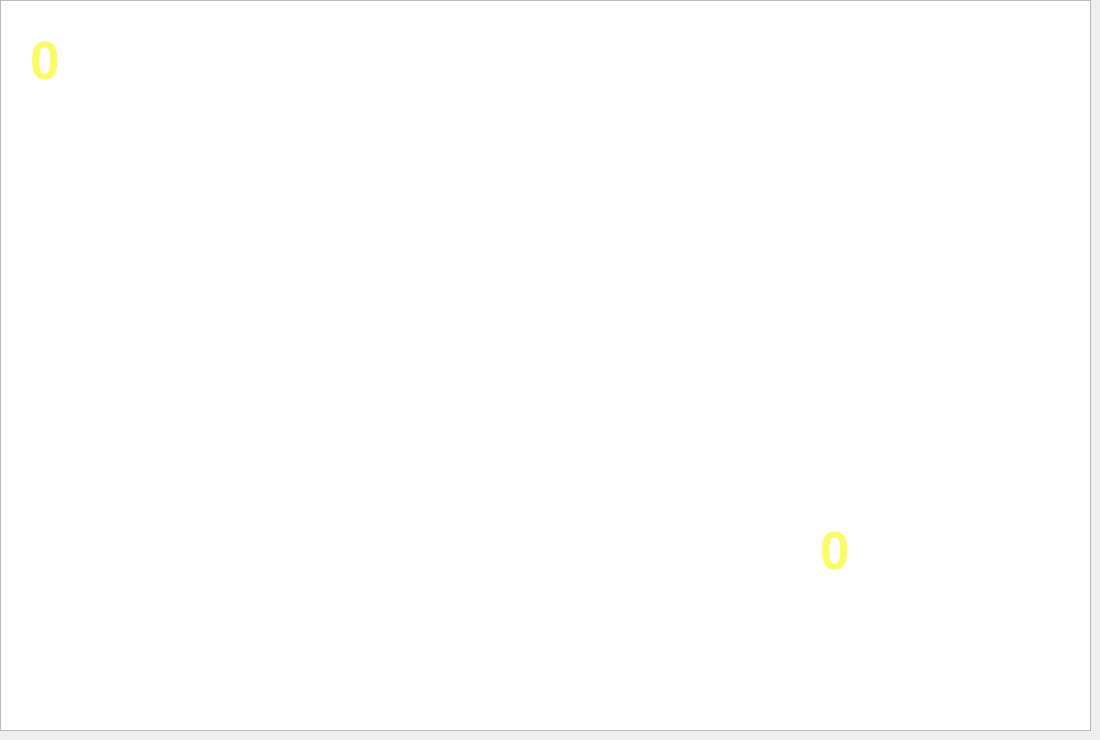
    <widget class="QWidget" name="page_9">
     <widget class="QGraphicsView" name="graphicsView_2">
      <property name="geometry">
       <rect>
        <x>0</x>
        <y>0</y>
        <width>1091</width>
        <height>731</height>
       </rect>
      </property>
      <property name="styleSheet">
       <string notr="true"/>
      </property>
      <property name="verticalScrollBarPolicy">
       <enum>Qt::ScrollBarPolicy::ScrollBarAlwaysOff</enum>
      </property>
      <property name="horizontalScrollBarPolicy">
       <enum>Qt::ScrollBarPolicy::ScrollBarAlwaysOff</enum>
      </property>
     </widget>
     <widget class="QLabel" name="label_26">
      <property name="geometry">
       <rect>
        <x>30</x>
        <y>40</y>
        <width>131</width>
        <height>41</height>
       </rect>
      </property>
      <property name="font">
       <font>
        <pointsize>40</pointsize>
        <bold>true</bold>
       </font>
      </property>
      <property name="styleSheet">
       <string notr="true">color: rgba(250,250, 50, 190);</string>
      </property>
      <property name="text">
       <string>0</string>
      </property>
     </widget>
     <widget class="QLabel" name="label_29">
      <property name="geometry">
       <rect>
        <x>820</x>
        <y>530</y>
        <width>111</width>
        <height>41</height>
       </rect>
      </property>
      <property name="font">
       <font>
        <pointsize>40</pointsize>
        <bold>true</bold>
       </font>
      </property>
      <property name="styleSheet">
       <string notr="true">color: rgba(250,250, 50, 190);</string>
      </property>
      <property name="text">
       <string>0</string>
      </property>
     </widget>
    </widget>
